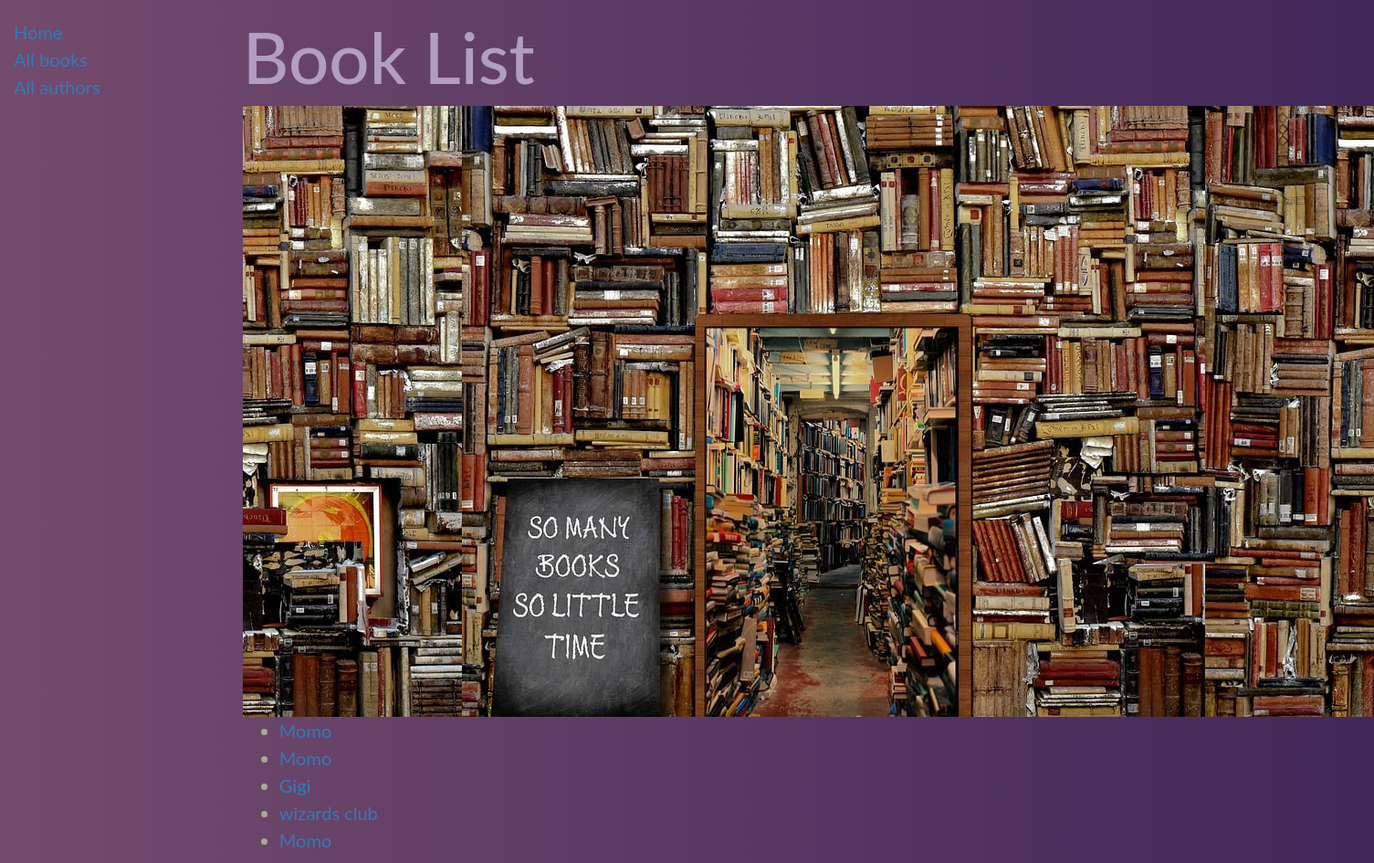
Page /catalog/instance on the committed database.
### catalog/models/book_instance.py (models this page shows, shortened)
class BookInstance(models.Model):
    id = models.UUIDField(primary_key=True, default=uuid.uuid4, help_text='Unique ID for this particular book across whole library')
    book = models.ForeignKey('Book', on_delete=models.RESTRICT, null=True)
    imprint = models.CharField(max_length=200)
    due_back = models.DateField(null=True, blank=True)
    language= models.ManyToManyField(Language, help_text="Seleccione un idioma para este libro")
    LOAN_STATUS = (
        ('m', 'Maintenance'),
        ('o', 'On loan'),
        ('a', 'Available'),
        ('r', 'Reserved'),
    )
    status = models.CharField(
        max_length=1,
        choices=LOAN_STATUS,
        blank=True,
        default='m',
        help_text='Book availability',
    )
    class Meta:
        ordering = ['due_back']
    def display_language(self):
        return ', '.join([ language.name for language in self.language.all()[:3] ])
    display_language.short_description = 'Language'

### catalog/models/book.py (models this page shows, shortened)
class Book(models.Model):
    title = models.CharField(max_length=200)
    author_book = models.ForeignKey('Author', on_delete=models.SET_NULL, null=True, blank= False)
    summary = models.TextField(max_length=1000, help_text="Ingrese una breve descripción del libro")
    isbn = models.CharField('ISBN',max_length=13, help_text='13 Caracteres <a href="https://www.isbn-international.org/content/what-isbn">ISBN number</a>')
    genre = models.ManyToManyField(Genre, help_text="Seleccione un genero para este libro")
    def __str__(self):
        return self.title
    def display_genre(self):
        return ', '.join([ genre.name for genre in self.genre.all()[:3] ])
    display_genre.short_description = 'Genre'

### catalog/views/book_instance.py (the view)
class InstanceListView(generic.ListView):
    model= BookInstance
    context_object_name= 'instance_list'
    template_name= 'book_instance/instance_list.html'

### catalog/templates/book_instance/instance_list.html
{% extends "base_generic_list.html" %}
{% block content %}
<h1>Book List</h1>
<img src= 'image/library.jpg'/>
{% if instance_list %}
  <ul>
  {% for book_instance in instance_list %}
    <li>
      <a href="{{instance_list.get_absolute_url}}"> {{ book_instance.book }}</a>
    </li>
  {% endfor %}
  </ul>
{% else %}
  <p>There are no copies yet.</p>
{% endif %}
{% endblock %}

### catalog/static/catalog/style_list.css (style rules this page uses)
body, head { background-image: linear-gradient(to left,#42275a, #734b6d); }
body { font-size: 20px; font-family: 'Lato', sans-serif; color:rgb(172, 167, 148); line-height: 1.5; }
h1 { font-size: 78px; color:hsl(273, 24%, 69%); }
a { text-decoration:none; }

### rows in the picture
BookInstance: book "Momo"
BookInstance: book "Momo"
BookInstance: book "Gigi"
BookInstance: book "wizards club"
BookInstance: book "Momo"
